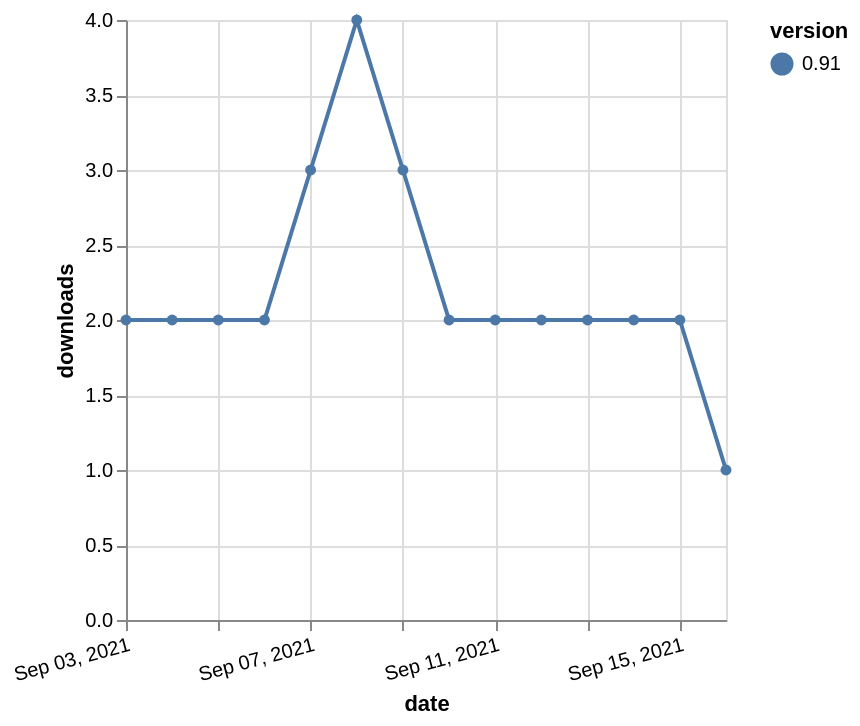

The Vega-Lite source for this figure:
### Vega-Lite specification from a JSON file in a GitHub repository (floating-point values rounded to 4 significant figures)
{"$schema": "https://vega.github.io/schema/vega-lite/v5.json", "description": "A simple bar chart with embedded data.", "data": {"values": [{"date": "2021-09-03", "total": 2772, "delta": 2, "version": "0.91"}, {"date": "2021-09-04", "total": 2774, "delta": 2, "version": "0.91"}, {"date": "2021-09-05", "total": 2776, "delta": 2, "version": "0.91"}, {"date": "2021-09-06", "total": 2778, "delta": 2, "version": "0.91"}, {"date": "2021-09-07", "total": 2781, "delta": 3, "version": "0.91"}, {"date": "2021-09-08", "total": 2785, "delta": 4, "version": "0.91"}, {"date": "2021-09-09", "total": 2788, "delta": 3, "version": "0.91"}, {"date": "2021-09-10", "total": 2790, "delta": 2, "version": "0.91"}, {"date": "2021-09-11", "total": 2792, "delta": 2, "version": "0.91"}, {"date": "2021-09-12", "total": 2794, "delta": 2, "version": "0.91"}, {"date": "2021-09-13", "total": 2796, "delta": 2, "version": "0.91"}, {"date": "2021-09-14", "total": 2798, "delta": 2, "version": "0.91"}, {"date": "2021-09-15", "total": 2800, "delta": 2, "version": "0.91"}, {"date": "2021-09-16", "total": 2801, "delta": 1, "version": "0.91"}]}, "width": "container", "mark": {"type": "line", "point": {"filled": true}}, "encoding": {"x": {"field": "date", "type": "temporal", "timeUnit": "yearmonthdate", "title": "date", "axis": {"labelAngle": -15}}, "y": {"field": "delta", "type": "quantitative", "title": "downloads"}, "color": {"field": "version", "type": "nominal"}, "tooltip": {"field": "delta"}}}
